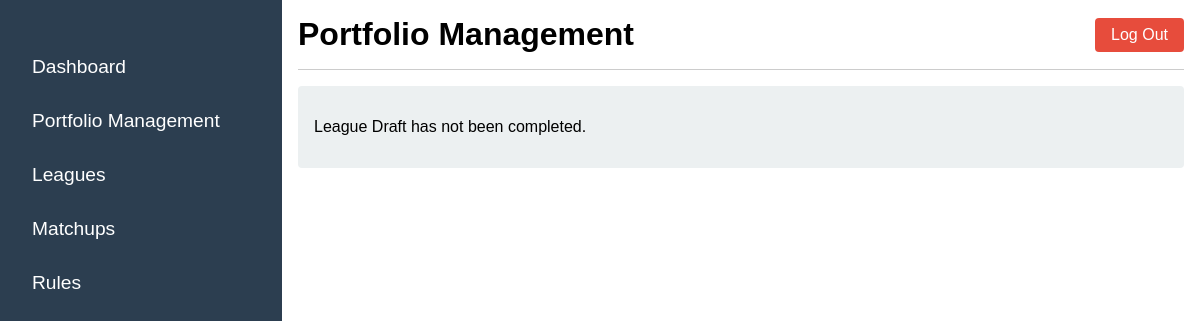
The app's page /portfolio/management/ (signed in), older data.
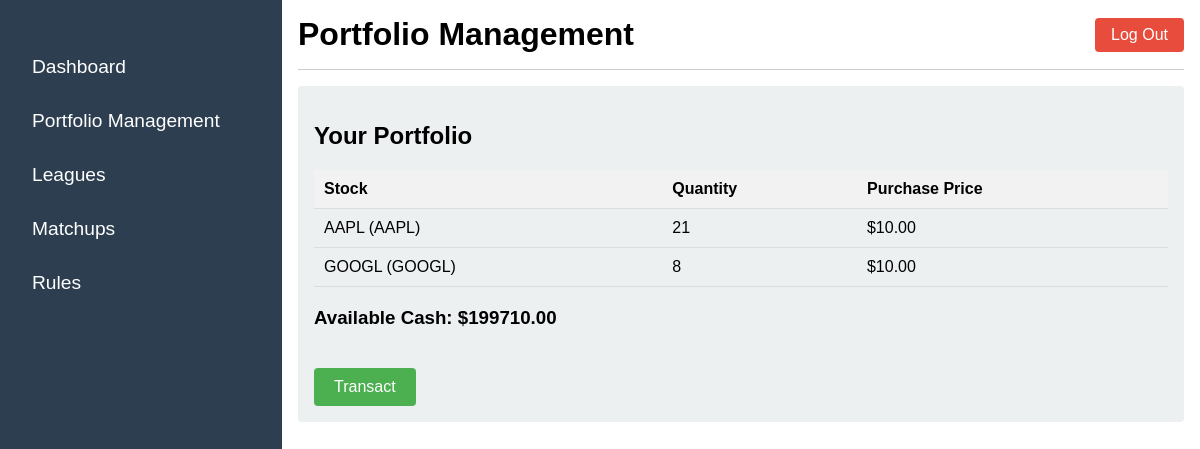
The same page, newer data.
### portfolio/models.py (models this page shows, shortened)
class PortfolioAsset(models.Model):
    portfolio = models.ForeignKey(Portfolio, on_delete=models.CASCADE, related_name='assets')
    stock = models.ForeignKey(Stock, on_delete=models.CASCADE)
    quantity = models.IntegerField()
    purchase_price = models.DecimalField(max_digits=10, decimal_places=2)

class Stock(models.Model):
    CATEGORY_CHOICES = [
        ('tech', 'Technology'),
        ('energy', 'Energy'),
        ('healthcare', 'Healthcare'),
        ('finance', 'Finance'),
        ('consumer', 'Consumer'),
        ('utilities', 'Utilities'),
        ('realestate', 'Real Estate'),
        ('other', 'Other'),
    ]
    name = models.CharField(max_length=100)
    ticker = models.CharField(max_length=10)
    category = models.CharField(max_length=50, choices=CATEGORY_CHOICES, default='other')

class Portfolio(models.Model):
    user = models.ForeignKey(User, on_delete=models.CASCADE)
    name = models.CharField(max_length=100)
    league = models.ForeignKey(League, on_delete=models.CASCADE)
    cash = models.DecimalField(max_digits=10, decimal_places=2, default=100000.00)

### portfolio/views.py (the view, shortened to what this page needs)
# urls.py: path('portfolio/', portfolio_views.portfolio_management, name='portfolio_management'),
@login_required
def portfolio_management(request):
    portfolios = Portfolio.objects.filter(user=request.user)
    portfolio = portfolios.first()
    league = LeagueMembership.objects.filter(user=request.user)[0].league
    if league.draftDone == False:
        context = {
                'message': 'League Draft has not been completed.',
            }
        return render(request, 'portfolio_management.html', context)
    assets = PortfolioAsset.objects.filter(portfolio=portfolio)
    context = {
        'assets': assets,
        'cash': portfolio.cash,
    }
    return render(request, 'portfolio_management.html', context)

### templates/portfolio_management.html (shortened to what this page needs)
<!DOCTYPE html>
<html lang="en">
<head>
    {% load static %}
    <link rel="stylesheet" href="{% static 'css/portal.css' %}">
    <link rel="stylesheet" href="https://cdnjs.cloudflare.com/ajax/libs/font-awesome/5.15.3/css/all.min.css">
</head>
<body>
    <div class="portal-container">
        <nav class="sidebar">
            <ul>
                <li><a href="{% url 'user_portal' %}">Dashboard</a></li>
                <li><a href="{% url 'portfolio_management' %}">Portfolio Management</a></li>
                <li><a href="{% url 'league' %}">Leagues</a></li>
                <li><a href="{% url 'matchups' %}">Matchups</a></li>
                <li><a href="#">Rules</a></li>
            </ul>
        </nav>
        <div class="main-content">
            <header>
                <div class="header-content">
                    <h1>Portfolio Management</h1>
                    <a href="{% url 'logout' %}" class="logout-button">Log Out</a>
                </div>
            </header>
            <section>
                {% if message %}
                    <p>{{ message }}</p>
                {% else %}
                    <h2>Your Portfolio</h2>
                    <table>
                        <thead>
                            <tr>
                                <th>Stock</th>
                                <th>Quantity</th>
                                <th>Purchase Price</th>
                            </tr>
                        </thead>
                        <tbody>
                            {% for asset in assets %}
                            <tr>
                                <td>{{ asset.stock.name }} ({{ asset.stock.ticker }})</td>
                                <td>{{ asset.quantity }}</td>
                                <td>${{ asset.purchase_price }}</td>
                            </tr>
                            {% endfor %}
                        </tbody>
                    </table>
                    <div class="cash-info">
                        <h3>Available Cash: ${{ cash }}</h3>
                    </div>
                    <a href="{% url 'transact' %}" class="transact-button">Transact</a>
                {% endif %}
            </section>
        </div>
    </div>
</body>
</html>

Row changes from the older to the newer data that the page shows:
now on this page (row edited): PortfolioAsset: stock.name "AAPL", stock.ticker "AAPL", quantity "21", purchase_price "10.00"
now on this page (row unchanged): PortfolioAsset: stock.name "GOOGL", stock.ticker "GOOGL", quantity "8", purchase_price "10.00"
now on this page (row edited): Portfolio: cash "199710.00"
Text that changed along with them:
{{ message }}: "League Draft has not been completed." → (not shown)
text now shown: "Your Portfolio Stock Quantity Purchase Price Available Cash: $ Transact"
